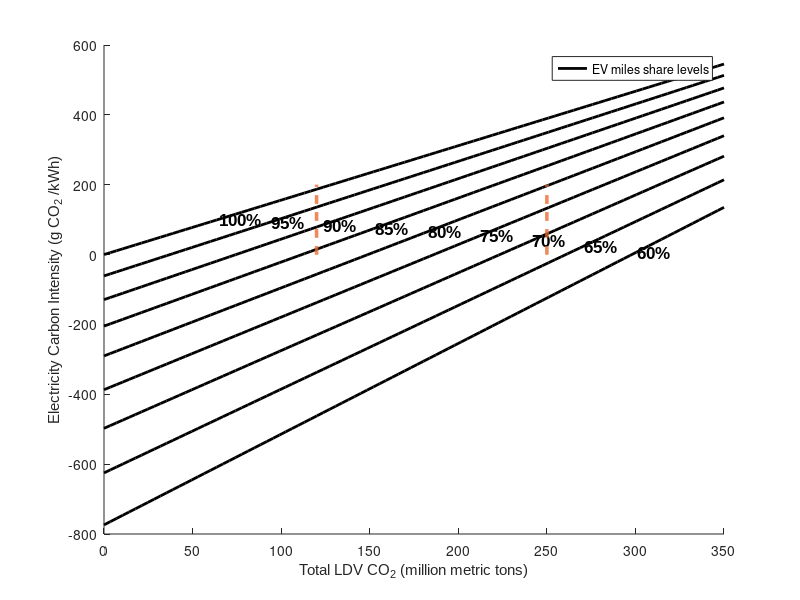

Reproduce this figure in MATLAB. (Note: this script raises an error after producing the figure.)
%% Source code for ERL Papaer titled
% "Decarbonizing U.S. Passenger Vehicle Transport Under Electrification and Automation Uncertainty
% Has A Travel Budget" 
% by Abdullah Alarfaj , W. Michael Griffin , Constantine Samaras
% The folowing source code generates the figures from the paper manuscript and
% SI  in the order and reference numbers presented.
%% Figure 1: Levels of EV miles share and electricity net generation carbon 
% intensity required for a given 2050 total LDV CO2 target and 3.3 trillion 
% miles of LDV travel.

%Base case total LDV VMT (billion miles)
VMT = 3302.4;

%EV and ICEV fleets average fuel economy values 

EV_FE = 6 ; %mile/kWh 

ICEV_FE= 36.4; %mpg

%ICEV average fleet fuel carbon intensity (kg CO2/gallon)
ICEV_CI=8.21;

%Charging and T&D Loss Factor (L)
L=0.12+0.0458;


% X is a vector of the total LDV CO2 levels in (million metric tons)
X=linspace(0,350,100);
%variables to be fed in the for loop
str=[];
i=1;
k=65;
Z=zeros(100,9);
% a is a vector of EV miles share levels (%)
a=[1 0.95 0.9 0.85 0.8 0.75 0.7 0.65 0.6];
% Create figure
figure;

% Create axes
axes1 = axes;
hold(axes1,'on');

for i=1:length(a)
    
   % calculate the slope and y-intercept
    m=(EV_FE./((1+L).*a(i).*VMT));
    b=(((a(i)-1).*EV_FE.*ICEV_CI)./(a(i).*(1+L).*ICEV_FE));  
    %calculate and plot the line
    Y=m.*X+b;
    Z(:,i)=Y;
    plot1=plot(X,Z(:,i).*1000,'black','LineWidth',2)%'FaceColor',colors(i,:))
    text(k,(m.*k+b)*1000,strcat(num2str(a(i)*100),'%'),'FontWeight','bold','FontSize',12,'FontName','Arial')
    

    k=k+29.5;
    hold on
end

%plot the 80% target vertical line at 250 million metric ton
plot(diag(ones(100)).*250,linspace(0,200,100),'LineWidth',2.5,'LineStyle','--','Color',[0.9100 0.4100 0.1700]);

%plot the 90% tvertical line at 120 million metric ton
plot(diag(ones(100)).*120,linspace(0,200,100),'LineWidth',2.5,'LineStyle','--','Color',[0.9100 0.4100 0.1700]);

% Create ylabel
ylabel('Electricity Carbon Intensity (g CO_2 /kWh)','FontName','Arial');

% Create xlabel
xlabel('Total LDV CO_2 (million metric tons)','FontName','Arial');

% Set the figure properties 
I=legend('EV miles share levels')
I.FontName='Arial'
I.FontSize=12
I.Location='NorthWest'
ylim([0 200])
xlim([0 320])

% Set the remaining axes properties
set(axes1,'BoxStyle','full','FontName','Arial','FontSize',12,'Layer','top');
%% Figure S1: Levels of EV miles share and electricity net generation carbon 
% intensity required for a given 2050 total LDV CO2 target and 3.3 trillion 
% miles of LDV travel. 
% S1 shows how the map in Figure 1 would change if the EV fleet average FE 
%is reduced by 50% to 3 miles/kWh

%Base case total LDV VMT (billion miles)
VMT = 3302.4;

%EV and ICEV fleets average fuel economy values 

EV_FE = 3 ; %mile/kWh 

ICEV_FE= 36.4; %mpg

%ICEV average fleet fuel carbon intensity (kg CO2/gallon)
ICEV_CI=8.21;

%Charging and T&D Loss Factor (L)
L=0.12+0.0458;


% X is a vector of the total LDV CO2 levels in (million metric tons)
X=linspace(0,350,100);
%variables to be fed in the for loop
str=[];
i=1;
k=130;
Z=zeros(100,9);
% a is a vector of EV miles share levels (%)
a=[1 0.95 0.9 0.85 0.8 0.75 0.7 0.65 0.6];
% Create figure
figure;

% Create axes
axes1 = axes;
hold(axes1,'on');

for i=1:length(a)
    
   % calculate the slope and y-intercept
    m=(EV_FE./((1+L).*a(i).*VMT));
    b=(((a(i)-1).*EV_FE.*ICEV_CI)./(a(i).*(1+L).*ICEV_FE));  
    %calculate and plot the line
    Y=m.*X+b;
    Z(:,i)=Y;
    plot1=plot(X,Z(:,i).*1000,'black','LineWidth',2)%'FaceColor',colors(i,:))
    text(k,(m.*k+b)*1000,strcat(num2str(a(i)*100),'%'),'FontWeight','bold','FontSize',12,'FontName','Arial')
    

    k=k+22;
    hold on
end

%plot the 80% target vertical line at 250 million metric ton
plot(diag(ones(100)).*250,linspace(0,200,100),'LineWidth',2.5,'LineStyle','--','Color',[0.9100 0.4100 0.1700]);

%plot the 90% tvertical line at 120 million metric ton
plot(diag(ones(100)).*120,linspace(0,200,100),'LineWidth',2.5,'LineStyle','--','Color',[0.9100 0.4100 0.1700]);

% Create ylabel
ylabel('Electricity Carbon Intensity (g CO_2 /kWh)','FontName','Arial');

% Create xlabel
xlabel('Total LDV CO_2 (million metric tons)','FontName','Arial');

% Set the figure properties 
I=legend('EV miles share levels')
I.FontName='Arial'
I.FontSize=12
I.Location='NorthWest'
ylim([0 200])
xlim([0 320])

% Set the remaining axes properties
set(axes1,'BoxStyle','full','FontName','Arial','FontSize',12,'Layer','top');


%% Figure 2: The combinations of the travel demand, electricity generation
%CO2 intensity, and EV miles share to meet a 2050 LDV CO2 target of 250 
%million metric tons (an 80% reduction from 2005 level).
%The dashed 2.2 trillion miles line represents reduced total LDV travel
%through 100% reduction of the urban miles from the states of the 10 most
%densely populated metropolitan areas.  


%Vector of the range of EV miles share (%)
EV_share = linspace(0.4,1,100);

%Vector of the range of electricity carbon intensity (kg CO2/kWh)
Elec_CI=linspace(0,0.2,100);

%EV and ICEV fleets average fuel economy values 
EV_FE = 6 ; %mile/kWh 
ICEV_FE= 36.4; %mpg

%ICEV average fleet fuel carbon intensity (kg CO2/gallon)
ICEV_CI=8.21;

%Charging and T&D Loss Factor (L)
L=0.12+0.0458;

%Create a mesh grid of EV miles share and electricity carbon intensity
[X,Y] = meshgrid(EV_share,Elec_CI);

%Set the 2050 LDV CO2 80% reduction target of 250 MMT
LDV_CO2= 250;

%Calculate the total VMT (miles budget)
VMT=LDV_CO2./((X.*(1+L).*Y./EV_FE)+(1-X).*ICEV_CI./ICEV_FE);
Z=VMT;

% Create figure
figure;

% Create axes
axes1 = axes;
hold(axes1,'on');

% Create the VMT contour lines
[c1,h1] = contour(X.*100,Y.*1000,Z,[0:1000:8000],'LineWidth',2,'LevelStep',1000);
clabel(c1,h1);
w = h1.LineColor;
h1.LineColor=[0 0 0];

zindex = [2900 3300];

% create the contour line of 2200 billion miles 
hold on
[c2,h2] = contour(X.*100,Y.*1000,Z,[0:2200:2200],'--','LineWidth',2,'LevelStep',2500);
clabel(c2,h2);
w = h2.LineColor;
h2.LineColor=[0 0 1];

% Create ylabel
ylabel('Electricity Carbon Intensity (g CO_2 /kWh)','FontName','Arial');

% Create xlabel
xlabel('EV Miles Share (%)','FontName','Arial');

% Set the remaining axes and figure properties
box(axes1,'on');
axis(axes1,'tight');
set(axes1,'BoxStyle','full','FontName','Arial','FontSize',12,'Layer','top');
xlim([30 100])
str = {'Lines are LDV 2050','total VMT (billion miles)','that enable 80% target in 2050'};
annotation('textbox','String',str,'FitBoxToText','on');
%% Figure S2: Map of the combinations of the travel demand, 
%electricity generation CI, and EV miles share to meet a 2050 LDV CO2
%target of 120 million metric tons (90% reduction from 2005 level). 
%The dashed 2.2 trillion miles line represents reduced total LDV travel
%through 100% reduction of the urban miles from the states of the 10 most
%densely populated metropolitan areas.  


%Vector of the range of EV miles share (%)
EV_share = linspace(0.4,1,100);

%Vector of the range of electricity carbon intensity (kg CO2/kWh)
Elec_CI=linspace(0,0.2,100);

%EV and ICEV fleets average fuel economy values 
EV_FE = 6 ; %mile/kWh 
ICEV_FE= 36.4; %mpg

%ICEV average fleet fuel carbon intensity (kg CO2/gallon)
ICEV_CI=8.21;

%Charging and T&D Loss Factor (L)
L=0.12+0.0458;

%Create a mesh grid of EV miles share and electricity carbon intensity
[X,Y] = meshgrid(EV_share,Elec_CI);

%Set the 2050 LDV CO2 90% reduction target of 120 MMT
LDV_CO2= 120;

%Calculate the total VMT (miles budget)
VMT=LDV_CO2./((X.*(1+L).*Y./EV_FE)+(1-X).*ICEV_CI./ICEV_FE);
Z=VMT;

% Create figure
figure;

% Create axes
axes1 = axes;
hold(axes1,'on');

% Create the VMT contour lines
[c1,h1] = contour(X.*100,Y.*1000,Z,[0:1000:8000],'LineWidth',2,'LevelStep',1000);
clabel(c1,h1);
w = h1.LineColor;
h1.LineColor=[0 0 0];

zindex = [2900 3300];

% create the contour line of 2200 billion miles 
hold on
[c2,h2] = contour(X.*100,Y.*1000,Z,[0:2200:2200],'--','LineWidth',2,'LevelStep',2500);
clabel(c2,h2);
w = h2.LineColor;
h2.LineColor=[0 0 1];

% Create ylabel
ylabel('Electricity Carbon Intensity (g CO_2 /kWh)','FontName','Arial');

% Create xlabel
xlabel('EV Miles Share (%)','FontName','Arial');

% Set the remaining axes and figure properties
box(axes1,'on');
axis(axes1,'tight');
set(axes1,'BoxStyle','full','FontName','Arial','FontSize',12,'Layer','top');
xlim([40 100])
str = {'Lines are LDV 2050','total VMT (billion miles)','that enable 90% target in 2050'};
annotation('textbox','String',str,'FitBoxToText','on');
%% Figure S3: Map of the combinations of the travel demand, 
%electricity generation CI, and EV miles share to meet a 2050 LDV CO2 
%target of 250 million metric tons (80% reduction from 2005 level) 
%for an ICEV fleet average fuel economy 50 mpg. 
%The dashed 2.2 trillion miles line represents reduced total LDV travel
%through 100% reduction of the urban miles from the states of the 10 most
%densely populated metropolitan areas.  


%Vector of the range of EV miles share (%)
EV_share = linspace(0.4,1,100);

%Vector of the range of electricity carbon intensity (kg CO2/kWh)
Elec_CI=linspace(0,0.2,100);

%EV and ICEV fleets average fuel economy values 
EV_FE = 6 ; %mile/kWh 
ICEV_FE= 50; %mpg

%ICEV average fleet fuel carbon intensity (kg CO2/gallon)
ICEV_CI=8.21;

%Charging and T&D Loss Factor (L)
L=0.12+0.0458;

%Create a mesh grid of EV miles share and electricity carbon intensity
[X,Y] = meshgrid(EV_share,Elec_CI);

%Set the 2050 LDV CO2 80% reduction target of 250 MMT
LDV_CO2= 250;

%Calculate the total VMT (miles budget)
VMT=LDV_CO2./((X.*(1+L).*Y./EV_FE)+(1-X).*ICEV_CI./ICEV_FE);
Z=VMT;

% Create figure
figure;

% Create axes
axes1 = axes;
hold(axes1,'on');

% Create the VMT contour lines
[c1,h1] = contour(X.*100,Y.*1000,Z,[0:1000:8000],'LineWidth',2,'LevelStep',1000);
clabel(c1,h1);
w = h1.LineColor;
h1.LineColor=[0 0 0];

zindex = [2900 3300];

% create the contour line of 2180 billion miles 
hold on
[c2,h2] = contour(X.*100,Y.*1000,Z,[0:2200:2200],'--','LineWidth',2,'LevelStep',2500);
clabel(c2,h2);
w = h2.LineColor;
h2.LineColor=[0 0 1];

% Create ylabel
ylabel('Electricity Carbon Intensity (g CO_2 /kWh)','FontName','Arial');

% Create xlabel
xlabel('EV Miles Share (%)','FontName','Arial');

% Set the remaining axes and figure properties
box(axes1,'on');
axis(axes1,'tight');
set(axes1,'BoxStyle','full','FontName','Arial','FontSize',12,'Layer','top');
xlim([40 100])
str = {'Lines are LDV 2050','total VMT (billion miles)','that enable 80% target in 2050'};
annotation('textbox','String',str,'FitBoxToText','on');
%% Figure S4: Map of the combinations of the travel demand, 
%electricity generation CI, and EV miles share to meet a 2050 LDV CO2
%target of 120 million metric tons (90% reduction from 2005 level). 
%for an ICEV fleet average fuel economy 50 mpg. 
%The dashed 2.2 trillion miles line represents reduced total LDV travel
%through 100% reduction of the urban miles from the states of the 10 most
%densely populated metropolitan areas.  


%Vector of the range of EV miles share (%)
EV_share = linspace(0.4,1,100);

%Vector of the range of electricity carbon intensity (kg CO2/kWh)
Elec_CI=linspace(0,0.2,100);

%EV and ICEV fleets average fuel economy values 
EV_FE = 6 ; %mile/kWh 
ICEV_FE= 50; %mpg

%ICEV average fleet fuel carbon intensity (kg CO2/gallon)
ICEV_CI=8.21;

%Charging and T&D Loss Factor (L)
L=0.12+0.0458;

%Create a mesh grid of EV miles share and electricity carbon intensity
[X,Y] = meshgrid(EV_share,Elec_CI);

%Set the 2050 LDV CO2 90% reduction target of 120 MMT
LDV_CO2= 120;

%Calculate the total VMT (miles budget)
VMT=LDV_CO2./((X.*(1+L).*Y./EV_FE)+(1-X).*ICEV_CI./ICEV_FE);
Z=VMT;

% Create figure
figure;

% Create axes
axes1 = axes;
hold(axes1,'on');

% Create the VMT contour lines
[c1,h1] = contour(X.*100,Y.*1000,Z,[0:1000:8000],'LineWidth',2,'LevelStep',1000);
clabel(c1,h1);
w = h1.LineColor;
h1.LineColor=[0 0 0];

zindex = [2900 3300];

% create the contour line of 2180 billion miles 
hold on
[c2,h2] = contour(X.*100,Y.*1000,Z,[0:2200:2200],'--','LineWidth',2,'LevelStep',2500);
clabel(c2,h2);
w = h2.LineColor;
h2.LineColor=[0 0 1];

% Create ylabel
ylabel('Electricity Carbon Intensity (g CO_2 /kWh)','FontName','Arial');

% Create xlabel
xlabel('EV Miles Share (%)','FontName','Arial');

% Set the remaining axes and figure properties
box(axes1,'on');
axis(axes1,'tight');
set(axes1,'BoxStyle','full','FontName','Arial','FontSize',12,'Layer','top');
xlim([40 100])
str = {'Lines are LDV 2050','total VMT (billion miles)','that enable 90% target in 2050'};
annotation('textbox','String',str,'FitBoxToText','on');
%% Figure S5 The combinations of the travel demand,
% electricity generation CO2 intensity, and EV miles share to meet a
% 2050 LDV CO2 target of 250 million metric tons
%(an 80% reduction from 2005 level). 
% The impact from the reduced travel due to mobility and modal shifts is 
% illustrated. The reduced total VMT levels due to shifting
% 25%, 50%, 75%, and 100% of the urban miles within the states of 
% the top ten densely populated metropolitan areas are shown. 


%Vector of the range of EV miles share (%)
EV_share = linspace(0.4,1,100);

%Vector of the range of electricity carbon intensity (kg CO2/kWh)
Elec_CI=linspace(0,0.2,100);

%EV and ICEV fleets average fuel economy values 
EV_FE = 6 ; %mile/kWh 
ICEV_FE= 36.4; %mpg

%ICEV average fleet fuel carbon intensity (kg CO2/gallon)
ICEV_CI=8.21;

%Charging and T&D Loss Factor (L)
L=0.12+0.0458;

%Create a mesh grid of EV miles share and electricity carbon intensity
[X,Y] = meshgrid(EV_share,Elec_CI);

%Set the 2050 LDV CO2 80% reduction target of 250 MMT
LDV_CO2= 250;

%Calculate the total VMT (miles budget)
VMT=LDV_CO2./((X.*(1+L).*Y./EV_FE)+(1-X).*ICEV_CI./ICEV_FE);
Z=VMT;

% Create figure
figure;

% Create axes
axes1 = axes;
hold(axes1,'on');


zindex = [2900 3300];

% create the contour lines of the reduced LDV VMT due to modal shift 
% The reduced total VMT levels due to shifting 25%, 50%, 75%, and 100% of 
% the urban miles within the states of the top ten densely populated metropolitan areas 
r=[2200 2500 2700 3000 3300];
for n=1:length(r)
    [c2,h2] = contour(X.*100,Y.*1000,Z,[0:r(n):r(n)],'LineWidth',2,'LevelStep',2500);
    clabel(c2,h2);
    w = h2.LineColor;
    h2.LineColor=[0 0 0];
    hold on
end


% Create ylabel
ylabel('Electricity Carbon Intensity (g CO_2 /kWh)','FontName','Arial');

% Create xlabel
xlabel('EV Miles Share (%)','FontName','Arial');

% Set the remaining axes and figure properties
box(axes1,'on');
axis(axes1,'tight');
set(axes1,'BoxStyle','full','FontName','Arial','FontSize',12,'Layer','top');
xlim([40 100])
str = {'Lines are LDV 2050','total VMT (billion miles)','that enable 80% target in 2050'};
annotation('textbox','String',str,'FitBoxToText','on');
%% Figure 3: The 2050 U.S. LDV total CO2 emissions as a function of 
% the load factor for different levels of travel electrification and 
% electricity generation carbon intensity (75% EV and 0 g CO2/kWh,
% 75% EV and 50 g CO2/kWh, 100% EV and 50 g CO2/kWh). 
% The vertical line crossing the EIA 2050 projected conditions indicates 
% the current load factor of 1.60. The two horizontal dashed lines 
% indicate the 80% and 90% midcentury decarbonization targets.

%Vector of th range of load factor values
LF =[1:0.01:2.5];

%Total passenger miles traveled (billion miles) defined
% as current load factor multiplied by the 2050 VMT
PMT =1.60*3302;

%EV and ICEV fleets average fuel economy values 
EV_FE = 6 ; %mile/kWh 
ICEV_FE= 36.4; %mpg

%ICEV average fleet fuel carbon intensity (kg CO2/gallon)
ICEV_CI=8.21;

%Charging and T&D Loss Factor (L)
L=0.12+0.0458;

%Create a matrix to store the results 
Z=[];
Z(:,1)=LF;

% Create figure
figure;

% Create axes
axes1 = axes;
hold(axes1,'on');

hold on
% Vector of EV miles share levels
x=[0.75,0.75,1];
% Vector of electricity CI levels
y=[0,0.050,0.050];

% Set the lines colors
COLOR=[[0 0.45 0.74];[0.85 0.33 0.1];[0.16 0.38 0.27]];
% Claculate and plot the LF vs CO2 line foreach case
for n = 1:length(x)
    LDV_CO2=(x(n).*PMT.*y(n)./EV_FE+(1-x(n)).*PMT.*ICEV_CI./ICEV_FE)./LF;
    Z(:,n+1)=LDV_CO2;
    plot(LF,LDV_CO2,'LineWidth',4,'Color',COLOR(n,:))
    hold on
end


% Create vertical line for the current LF of 1.60
y=linspace(0,2500,2500);
plot(diag(ones(2500)).*1.60,y,'LineWidth',2.5,'LineStyle','--','Color',[0 0 0]);

% Plot the 80% target line of 250 million metric tons
plot(LF,diag(ones(length(LF)).*250),'--','LineWidth',2.5,'color',[0.2    0.3    0.49])

% plot 90% reduction target line of 120 million meric tons 
plot(LF,diag(ones(length(LF)).*120),'--','LineWidth',2.5,'color',[0.3    0.75    0.93])

% Create ylabel
ylabel('Total LDV CO_2 (million metric tons)','FontName','Arial','FontSize',14);

% Create xlabel
xlabel('Load Factor','FontName','Arial','FontSize',14);

% Set the remaining axes and figure properties
ylim(axes1,[0 350]);
box(axes1,'on');
set(axes1,'FontName','Arial','FontSize',12);
legend1 = legend(axes1,'show');
set(legend1,'FontSize',10);
legend('75%EV, 0 gCO_2/kWh','75%EV, 50 gCO_2/kWh','100%EV, 50 gCO_2/kWh')
%% Figure S6: The 2050 U.S. LDV total CO2 emissions as a function of the 
% load factor for different levels of travel electrification and electricity
% generation carbon intensity (50% EV- 100 g CO2/kWh, 75% EV- 100 g CO2/kWh,
% 100% EV- 100 g CO2/kWh). The vertical line crossing the EIA 2050 projected
% conditions indicates the current load factor of 1.6. The two horizontal
% dashed lines indicate the 80% and 90% midcentury decarbonization targets.

%Vector of th range of load factor values
LF =[1:0.01:2.5];

%Total passenger miles traveled (billion miles) defined
% as current load factor multiplied by the 2050 VMT
PMT =1.60*3302;

%EV and ICEV fleets average fuel economy values 
EV_FE = 6 ; %mile/kWh 
ICEV_FE= 36.4; %mpg

%ICEV average fleet fuel carbon intensity (kg CO2/gallon)
ICEV_CI=8.21;

%Charging and T&D Loss Factor (L)
L=0.12+0.0458;

%Create a matrix to store the results 
Z=[];
Z(:,1)=LF;

% Create figure
figure;

% Create axes
axes1 = axes;
hold(axes1,'on');

hold on
% Vector of EV miles share levels
x=[0.5,0.75,1];
% Vector of electricity CI levels
y=[0.1,0.1,0.1];

% Set the lines colors
COLOR=[[0 0.45 0.74];[0.85 0.33 0.1];[0.16 0.38 0.27]];
% Claculate and plot the LF vs CO2 line foreach case
for n = 1:length(x)
    LDV_CO2=(x(n).*PMT.*y(n)./EV_FE+(1-x(n)).*PMT.*ICEV_CI./ICEV_FE)./LF;
    Z(:,n+1)=LDV_CO2;
    plot(LF,LDV_CO2,'LineWidth',4,'Color',COLOR(n,:))
    hold on
end


% Create vertical line for the current LF of 1.60
y=linspace(0,2500,2500);
plot(diag(ones(2500)).*1.60,y,'LineWidth',2.5,'LineStyle','--','Color',[0 0 0]);

% Plot the 80% target line of 250 million metric tons
plot(LF,diag(ones(length(LF)).*250),'--','LineWidth',2.5,'color',[0.2    0.3    0.49])

% plot 90% reduction target line of 120 million meric tons 
plot(LF,diag(ones(length(LF)).*120),'--','LineWidth',2.5,'color',[0.3    0.75    0.93])

% Create ylabel
ylabel('Total LDV CO_2 (million metric tons)','FontName','Arial','FontSize',14);

% Create xlabel
xlabel('Load Factor','FontName','Arial','FontSize',14);

% Set the remaining axes and figure properties
ylim(axes1,[0 350]);
box(axes1,'on');
set(axes1,'FontName','Arial','FontSize',12);
legend1 = legend(axes1,'show');
set(legend1,'FontSize',10);
legend('50%EV, 100 gCO_2/kWh','75%EV, 100 gCO_2/kWh','100%EV, 100 gCO_2/kWh')
%% Figure S7: The 2050 U.S. LDV total CO2 emissions as a function of the 
% load factor for different levels of travel electrification and electricity
% generation carbon intensity (50% EV- 150 g CO2/kWh,
% 75% EV- 150 g CO2/kWh, 100% EV- 150 g CO2/kWh). The vertical line crossing the EIA 2050 projected
% conditions indicates the current load factor of 1.6. The two horizontal
% dashed lines indicate the 80% and 90% midcentury decarbonization targets.

%Vector of th range of load factor values
LF =[1:0.01:2.5];

%Total passenger miles traveled (billion miles) defined
% as current load factor multiplied by the 2050 VMT
PMT =1.60*3302;

%EV and ICEV fleets average fuel economy values 
EV_FE = 6 ; %mile/kWh 
ICEV_FE= 36.4; %mpg

%ICEV average fleet fuel carbon intensity (kg CO2/gallon)
ICEV_CI=8.21;

%Charging and T&D Loss Factor (L)
L=0.12+0.0458;

%Create a matrix to store the results 
Z=[];
Z(:,1)=LF;

% Create figure
figure;

% Create axes
axes1 = axes;
hold(axes1,'on');

hold on
% Vector of EV miles share levels
x=[0.5,0.75,1];
% Vector of electricity CI levels
y=[0.15,0.15,0.15];

% Set the lines colors
COLOR=[[0 0.45 0.74];[0.85 0.33 0.1];[0.16 0.38 0.27]];
% Claculate and plot the LF vs CO2 line foreach case
for n = 1:length(x)
    LDV_CO2=(x(n).*PMT.*y(n)./EV_FE+(1-x(n)).*PMT.*ICEV_CI./ICEV_FE)./LF;
    Z(:,n+1)=LDV_CO2;
    plot(LF,LDV_CO2,'LineWidth',4,'Color',COLOR(n,:))
    hold on
end


% Create vertical line for the current LF of 1.60
y=linspace(0,2500,2500);
plot(diag(ones(2500)).*1.60,y,'LineWidth',2.5,'LineStyle','--','Color',[0 0 0]);

% Plot the 80% target line of 250 million metric tons
plot(LF,diag(ones(length(LF)).*250),'--','LineWidth',2.5,'color',[0.2    0.3    0.49])

% plot 90% reduction target line of 120 million meric tons 
plot(LF,diag(ones(length(LF)).*120),'--','LineWidth',2.5,'color',[0.3    0.75    0.93])

% Create ylabel
ylabel('Total LDV CO_2 (million metric tons)','FontName','Arial','FontSize',14);

% Create xlabel
xlabel('Load Factor','FontName','Arial','FontSize',14);

% Set the remaining axes and figure properties
ylim(axes1,[0 350]);
box(axes1,'on');
set(axes1,'FontName','Arial','FontSize',12);
legend1 = legend(axes1,'show');
set(legend1,'FontSize',10);
legend('50%EV, 150 gCO_2/kWh','75%EV, 150 gCO_2/kWh','100%EV, 150 gCO_2/kWh')
%% Figure 4: Projections of EV fleet share up to 2050 under different
% forecasts for the U.S. and global LDV fleets. The lines represent the main
% cases considered in this analysis that are 100%, 80%, 63%, and the case
% matching the BNEF 2019 forecast of 42% EVs in U.S. LDV by 2040.
% Points with U.S. and global projections by others are shown for comparison.

% Rnage of the years
year = 2019:2051;

% Read the EV fleet share values for each case from the Excel file

% 100% EV by 2050 case
EV_100=xlsread('Figure_4_Data','EV fleet share results','B2:B34').*100;

% 80% EV by 2050 case
EV_80=xlsread('Figure_4_Data','EV fleet share results','C2:C34').*100;

% 67% EV by 2050 (Lower bound) case
LB=xlsread('Figure_4_Data','EV fleet share results','D2:D34').*100;

% BNEF 2019 (42% EV by 2040)
BNEF=xlsread('Figure_4_Data','EV fleet share results','E2:E34').*100;

% Create x and y axis values 
X=year;
Y=[EV_100,EV_80,LB,BNEF];

% Create figure
figure;

% Create axes
axes1 = axes;
hold(axes1,'on');

% Create multiple lines using matrix input to plot
plot1 = plot(X,Y,'LineWidth',3.5);
set(plot1(1),'DisplayName','100% EV by 2050');
set(plot1(2),'DisplayName','80% EV by 2050');
set(plot1(3),'DisplayName','Lower bound (67% EV)');
set(plot1(4),'DisplayName','BNEF 2019 (42% EV by 2040)');

% Plot the forecasts projectited values
hold on
% Total2019: expects EVs to account for 32% of the total fleet by 2040
plot(2040,32,'d','markersize',12)
hold on 
% BP2019: by 2040 around 350 million EVs (0.35/1.67=20%)
plot(2040,20,'r>','markersize',12)
hold on 
% OPEC2018: more than 300 million EVs in 2040, representing around 15% of the passenger fleet
plot(2040,15,'b>','markersize',12)
hold on
% Exxon2018: over 150 EVs by 2040 (0.165/1.67 =10%)
plot(2040,10,'+','markersize',12)
hold on

% BNEF2109: 30% EVs in 2040 (global)
plot(2040,30,'bo','markersize',12)

% BNEF2109: 42% EVs in 2040 (US)
plot(2040,42,'ro','markersize',12)
box(axes1,'on');
% Create ylabel
ylabel('Percentage of EVs in LDV Fleet (%)','FontName','Arial','FontSize',14);

% Create xlabel
xlabel('Year','FontName','Arial','FontSize',14);
% Create legends
legend('100% EV by 2050','80% EV by 2050','Lower bound (67% EV)'...
   , 'BNEF 2019 (42% EV by 2040)')
xlim([2019 2051])
%% Figure S9: Vehicle utilization impact on EV stock share showing
% how a certain EV miles share target (x-axis) can be met with different
% levels of physical stock share through changing the average annual
% utilization of the EVs from the annual average, with typical
% New York City (NYC) taxi travel shown.

% Base case 2050 total VMT
total_VMT=3302e9;

% Vector of the range of EV miles share (%)
percentage_EV_miles= 0:0.001:1;
X1=[percentage_EV_miles.*100];

% Base case 2050 total LDV stock (fleet)
total_fleet=284e6;

% Vector of the EV stock (fleet) share levels (%)
percentage_EV_fleet= [0.1 0.25 0.5 0.75 1];

% Create a zero matrix to stor the EV miles and fleet share input values
YMatrix1=zeros(length(percentage_EV_miles),length(percentage_EV_fleet)+1);

% Calculate the annual VMT per EV for each combination of EV miles share
% and EV fleet share
for n=1:length(percentage_EV_fleet)
    annual_VMT_EV=(percentage_EV_miles.*total_VMT./(percentage_EV_fleet(n).*total_fleet))./1000;
    YMatrix1(:,n)=annual_VMT_EV;
end

% Create the vector for the 2050 projected VMT per vehicle
YMatrix1(:,end)=diag(ones(length(percentage_EV_miles))).*total_VMT./(total_fleet.*1000);

% Create figure
figure1 = figure;

% Create axes
axes1 = axes;
hold(axes1,'on');

% Create the multiple annual VMT per EV lines using matrix input to plot
plot1 = plot(X1,YMatrix1,'LineWidth',2.5);
set(plot1(1),'DisplayName','EV fleet share = 10%');
set(plot1(2),'DisplayName','EV fleet share = 25%');
set(plot1(3),'DisplayName','EV fleet share = 50%');
set(plot1(4),'DisplayName','EV fleet share = 75%');
set(plot1(5),'DisplayName','EV fleet share = 100%');
set(plot1(6),'DisplayName','2050 projected VMT per vehicel','LineWidth',1.5,...
    'LineStyle','--',...
    'Color',[0 0 0]);

% Create text
text('FontSize',12,'FontName','Arial','String','11,600 miles',...
    'Position',[0.0268138801261912 15 0]);

% Create ylabel
ylabel('Annual VMT per EV (thousand miles)');

% Create xlabel
xlabel('Percentage of U.S. LDV miles driven by EVs');


box(axes1,'on');
% Set the remaining axes properties
set(axes1,'XTick',...
    [0 5 10 15 20 25 30 35 40 45 50 55 60 65 70 75 80 85 90 95 100],...
    'XTickLabel',...
    {'0','','10','','20','','30','','40','','50','','60','','70','','80','','90','','100'});
ylim(axes1,[0 140]);

% Create legend
legend1 = legend(axes1,'show');
set(legend1,'Location','northwest');

% Create the typical NYC taxi annual travel of 70,000 miles line
annotation(figure1,'line',[0.13080684596577 0.903422982885086],...
    [0.59 0.59],...
    'Color',[0.635294139385223 0.0784313753247261 0.184313729405403],...
    'LineWidth',1.5,...
    'LineStyle','-.');




